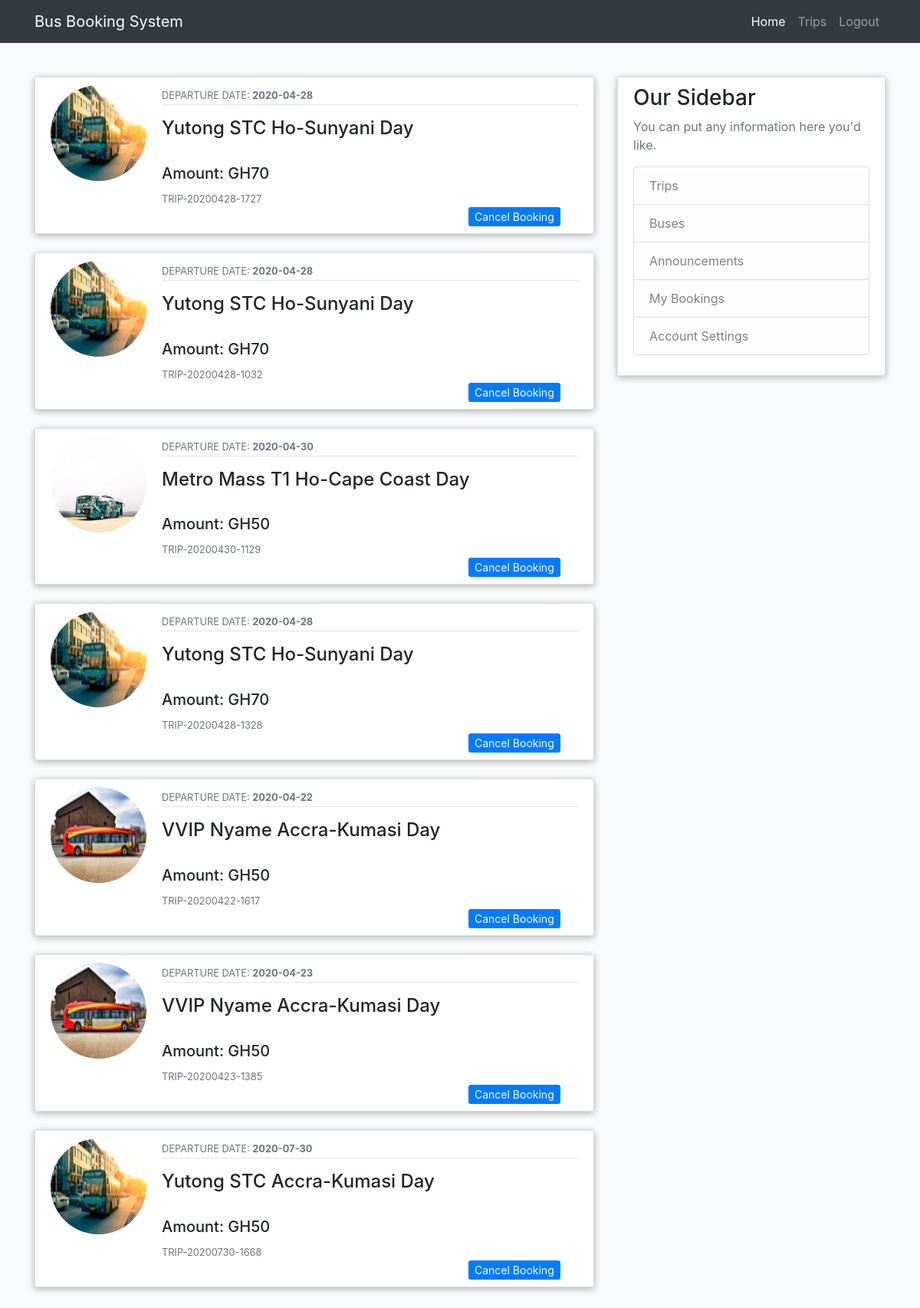
The app's page /mybookings-2 (signed in), older data.
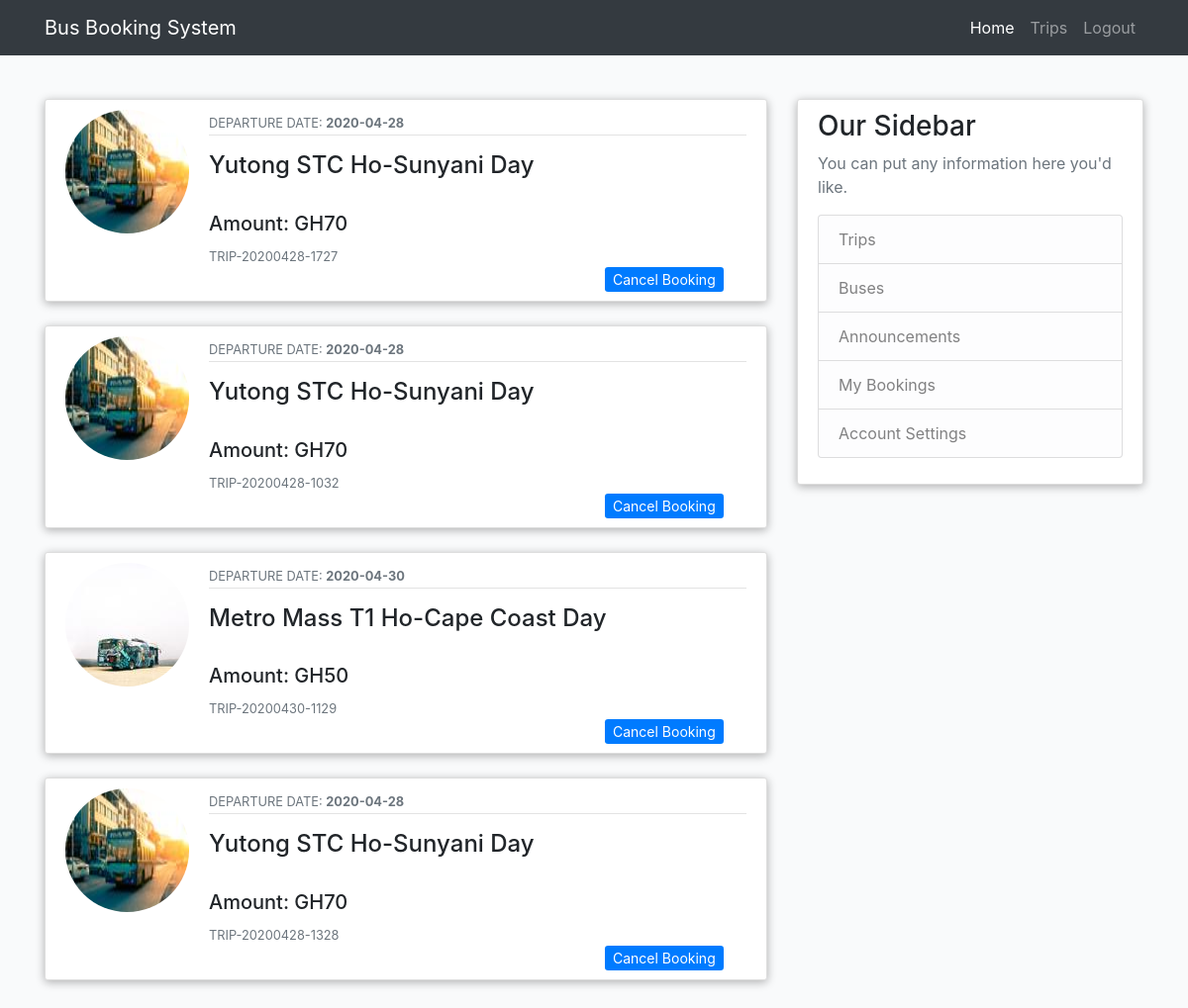
The same page, newer data.
### bbs/models.py (models this page shows, shortened)
class Booking(db.Model):
    id = db.Column(db.Integer, primary_key=True)
    ticket_number = db.Column(db.String(60), nullable=False)
    customer_id = db.Column(db.Integer, db.ForeignKey('user.id'),nullable=False)
    seat_id = db.Column(db.Integer, db.ForeignKey('seats.id'),nullable=False)
    bus_id = db.Column(db.Integer, db.ForeignKey('buses.id'),nullable=False)
    route_id = db.Column(db.Integer, db.ForeignKey('route.id'),nullable=False)
    phone = db.Column(db.Integer(), nullable=False)
    date_booked = db.Column(db.String(120), nullable=False,default=now.strftime('%Y-%m-%d'))
    email = db.Column(db.String(120), nullable=False)
    date = db.Column(db.DateTime, nullable=False)
    time = db.Column(db.String(60), nullable=False)

class Buses(db.Model):
    id = db.Column(db.Integer, primary_key=True)
    name = db.Column(db.String(60), unique=True, nullable=False)
    number = db.Column(db.String(20), unique=True, nullable=False)
    description = db.Column(db.String(200), nullable=False)
    image_file = db.Column(db.String(60), nullable=False,default='default_bus.jpg')
    bookings = db.relationship('Booking', backref='bus')
    availability = db.relationship('Availability', backref='bus')

class Route(db.Model):
    id = db.Column(db.Integer, primary_key=True)
    name = db.Column(db.String(60), nullable=False)
    time = db.Column(db.String(60), nullable=False)
    amount = db.Column(db.Integer(), nullable=False)
    availability = db.relationship('Availability', backref='route')
    booking = db.relationship('Booking', backref='route')

### bbs/users/routes.py (the view)
@users.route('/mybookings-<int:user_id>',)
def mybookings(user_id):
    if not  current_user.is_authenticated:
        abort(403)
    else:
         mybookings = db.session.query(Booking).filter(Booking.customer_id==user_id).order_by(Booking.date_booked.asc())
    return render_template('/users/mybookings.html',mybookings=mybookings)

### bbs/templates/users/mybookings.html (shortened to what this page needs)
{% extends "layout.html"%} {% block content%}
{% for booking in mybookings%}
<article class="media content-section mt-4 mb-2">
  <img
    class="rounded-circle account-img"
    src="{{url_for('static',filename='img/'+ booking.bus.image_file)}}"
  />
  <div class="media-body">
    <div class="article-metadata">
      <small class="text-muted"
        >DEPARTURE DATE:
        <strong>{{ booking.date.strftime('%Y-%m-%d') }}</strong></small
      >
    </div>
    <h4 class="mt-3 mb-2 m-h4">
      {{booking.bus.name}} {{booking.route.name}} {{booking.time}}
    </h4>
    <div class="">
      <h5 class="article-content text-left m-h5">
        Amount: GH{{ booking.route.amount }}
      </h5>
      <small class="text-muted">{{ booking.ticket_number }}</small>
    </div>
    <div class="book-btn">
      <a
        class="btn-sm btn-primary"
        href="{{url_for('users.cancel_booking',book_id=booking.id)}}"
        >Cancel Booking</a
      >
    </div>
  </div>
</article>
{% endfor %} {% endblock content%}

### bbs/templates/layout.html (shortened to what this page needs)
<!DOCTYPE html>
<html lang="en">
<head>
  <link href="./static/vendor/bootstrap/css/bootstrap.min.css" rel="stylesheet">
  <link rel="stylesheet" type="text/css" href="{{url_for('static',filename='./main.css')}}">
</head>
<body class="mb-5">
  <nav class="navbar navbar-expand-lg navbar-dark bg-dark static-top mb-4">
    <div class="container">
      <a class="navbar-brand" href="{{ url_for('main.landing')}}">Bus Booking System</a>
      <div class="collapse navbar-collapse" id="navbarResponsive">
        <ul class="navbar-nav ml-auto">
          <li class="nav-item active">
            <a class="nav-link" href="{{ url_for('main.home')}}">Home
            </a>
          </li>
          {% if current_user.is_authenticated%}
          <li class="nav-item">
            <a class="nav-link"  href="{{url_for('main.trips')}}">Trips</a>
        </li>
          <li class="nav-item">
            <a class="nav-link" href="{{ url_for('users.logout')}}">Logout</a>
          </li>
          {% endif %}
        </ul>
      </div>
    </div>
  </nav>
 <main role="main" class="container">
        <div class="row">
          <div class="col-md-8">
            {% block content %}{% endblock %}
          </div>
          <div class="col-md-4 sidebar login-div">
            <div class="content-section">
              <h3>Our Sidebar</h3>
              <p class='text-muted'>You can put any information here you'd like.
                <ul class="list-group">
                  <a class="list-group-item list-group-item-light"  href="{{url_for('main.trips')}}">Trips</a>
                  <a class="list-group-item list-group-item-light"  href="{{url_for('users.user_buses')}}">Buses</a>
                  <li class="list-group-item list-group-item-light">Announcements</li>
                  {% if current_user.is_authenticated%}
                  <a class="list-group-item list-group-item-light" href="{{url_for('users.mybookings',user_id=current_user.id )}}">My Bookings</a>
                  <a class="list-group-item list-group-item-light" href="{{url_for('users.account')}}">Account Settings</a>
                  {% endif %}
                </ul>
              </p>
            </div>
          </div>
        </div>
      </main>
</body>
</html>

### bbs/static/main.css (style rules this page uses)
* { box-sizing: border-box; }
nav.navbar { position: fixed; width: 100%; z-index: 1; }
body { background-color: #f9fafb; }
.login-div { margin-top: 100px; }
.content-section { background: #ffffff; padding: 10px 20px; border: 1px solid #dddddd; border-radius: 3px; box-shadow: 0px 2px 10px rgba(0, 0, 0, 0.3); }
.article-content { white-space: pre-line; }
.article-metadata { padding-bottom: 1px; margin-bottom: 4px; border-bottom: 1px solid #e3e3e3; }
.account-img { height: 125px; width: 125px; margin-right: 20px; margin-bottom: 16px; }
.book-btn { margin-left: 400px; }

Row changes from the older to the newer data that the page shows:
removed Booking: image_file (picture), date "2020-04-22", bus.name "VVIP Nyame", route.name "Accra-Kumasi", time "Day", route.amount "50", ticket_number "TRIP-20200422-1617"
removed Booking: image_file (picture), date "2020-04-23", bus.name "VVIP Nyame", route.name "Accra-Kumasi", time "Day", route.amount "50", ticket_number "TRIP-20200423-1385"
removed Booking: image_file (picture), date "2020-07-30", bus.name "Yutong STC", route.name "Accra-Kumasi", time "Day", route.amount "50", ticket_number "TRIP-20200730-1668"
